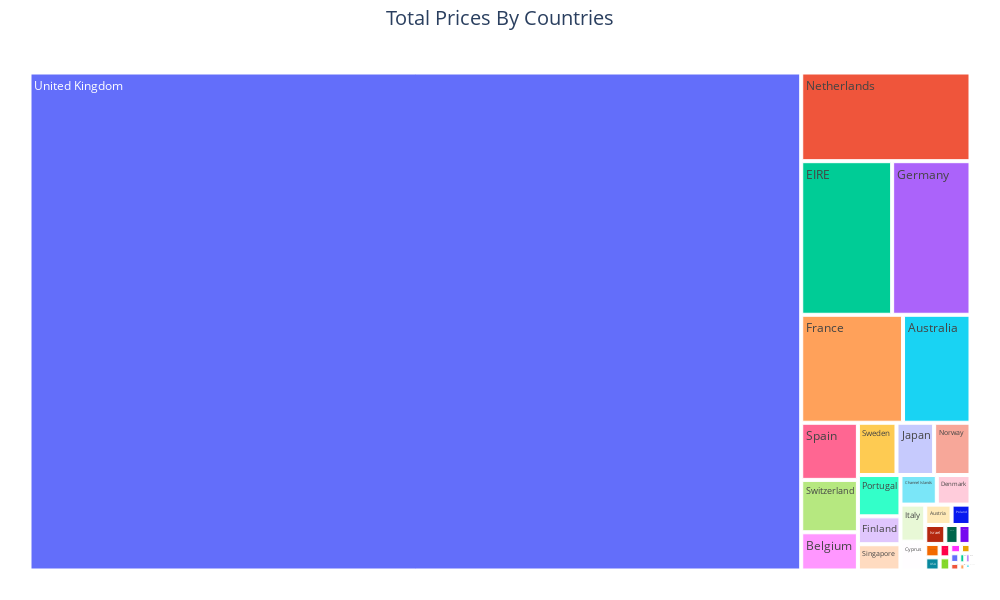

Notebook source saved alongside this figure:
### Code cell
# PLOTLY TREEMAP
fig = px.treemap(df_TotalRevenue,
                 path=[df_TotalRevenue.index], 
                 values='TotalRevenue', 
                 width=1000, 
                 height=600)
fig.update_layout(title_text='Total Prices By Countries',
                  title_x = 0.5, title_font = dict(size=20)
)
fig.update_layout(margin = dict(t=50, l=25, r=25, b=25))
fig.show()

### Figure 1 — Plotly figure (JSON) as saved in the notebook; plotly's stock layout.template omitted (floating-point values rounded to 4 significant figures)
{"data": [{"branchvalues": "total", "domain": {"x": [0, 1], "y": [0, 1]}, "hovertemplate": "labels=%{label}<br>TotalRevenue=%{value}<br>parent=%{parent}<br>id=%{id}<extra></extra>", "ids": ["Australia", "Austria", "Bahrain", "Belgium", "Brazil", "Canada", "Channel Islands", "Cyprus", "Czech Republic", "Denmark", "EIRE", "European Community", "Finland", "France", "Germany", "Greece", "Iceland", "Israel", "Italy", "Japan", "Lebanon", "Lithuania", "Malta", "Netherlands", "Norway", "Poland", "Portugal", "RSA", "Saudi Arabia", "Singapore", "Spain", "Sweden", "Switzerland", "USA", "United Arab Emirates", "United Kingdom", "Unspecified"], "labels": ["Australia", "Austria", "Bahrain", "Belgium", "Brazil", "Canada", "Channel Islands", "Cyprus", "Czech Republic", "Denmark", "EIRE", "European Community", "Finland", "France", "Germany", "Greece", "Iceland", "Israel", "Italy", "Japan", "Lebanon", "Lithuania", "Malta", "Netherlands", "Norway", "Poland", "Portugal", "RSA", "Saudi Arabia", "Singapore", "Spain", "Sweden", "Switzerland", "USA", "United Arab Emirates", "United Kingdom", "Unspecified"], "name": "", "parents": ["", "", "", "", "", "", "", "", "", "", "", "", "", "", "", "", "", "", "", "", "", "", "", "", "", "", "", "", "", "", "", "", "", "", "", "", ""], "type": "treemap", "values": [138500.0, 10200.0, 548.4, 41200.0, 1144.0, 3666.0, 20450.0, 13590.0, 826.7, 18960.0, 265500.0, 1300.0, 22550.0, 209000.0, 228900.0, 4761.0, 4310, 7222.0, 17480.0, 37420.0, 1694.0, 1661.0, 2726.0, 285400.0, 36170.0, 7335.0, 33440.0, 1002.0, 145.9, 21280.0, 61580.0, 38380.0, 56440.0, 3580.0, 1902.0, 7308000.0, 2667.0]}], "layout": {"height": 600, "legend": {"tracegroupgap": 0}, "margin": {"b": 25, "l": 25, "r": 25, "t": 50}, "title": {"font": {"size": 20}, "text": "Total Prices By Countries", "x": 0.5}, "width": 1000}}
